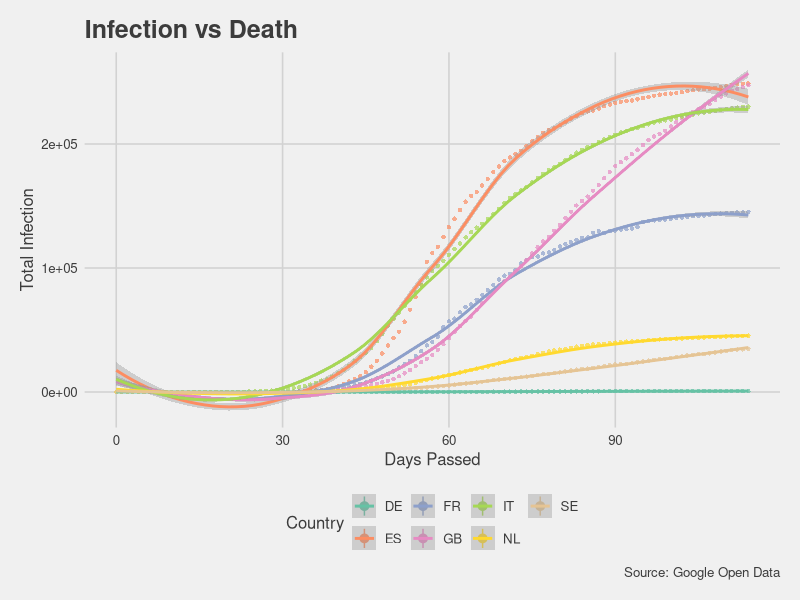

Here is the R script that generated this plot:
library(ggplot2)
library(dplyr)
library(ggthemes)

start = strptime("2/1/2020", format = "%m/%d/%Y")


#customColors = c("#003f5c", "#374c80", "#7a5195", "#bc5090", "#ef5675", "#ff764a", "#ffa600")

epidemiology <- read.csv("./epidemiology_EU.csv")
epidemiology$Day <- as.numeric(difftime(strptime(epidemiology$date, format = "%m/%d/%Y"),start,units="days"))

data <- epidemiology[-c(1,5:6,9:10) ]

data %>%
ggplot(aes(x=Day, y=total_confirmed, color=key)) +
  geom_point(alpha = 0.7, stroke = 0) +
  theme_fivethirtyeight() +
  labs(title = "Infection vs Death",
       x = "Days Passed",
       y = "Total Infection",
       color = "Country",
       caption = "Source: Google Open Data") +
  theme(axis.title = element_text()) +
  scale_color_brewer(palette = "Set2")+
  stat_summary(fun.data= mean_cl_normal) + 
  geom_smooth()
